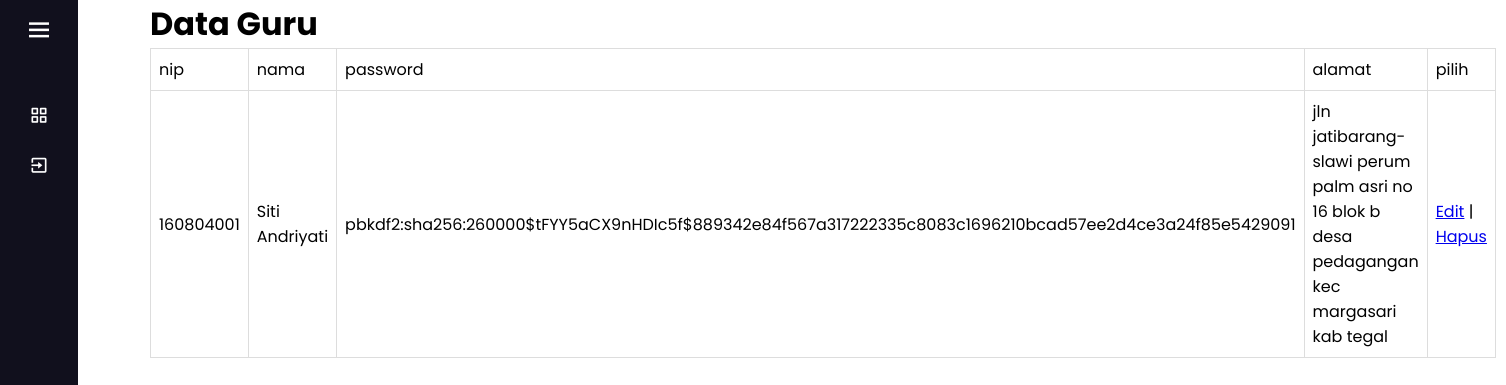
The page /guru (signed in) on the database its author committed.
### application/models.py (models this page shows)
class GURU(UserMixin, db.Model):
    NIP = db.Column(db.String(100), primary_key=True) # primary keys are required by SQLAlchemy
    Nama = db.Column(db.String(100))
    Password = db.Column(db.String(100))
    role = db.Column(db.String(100))
    Alamat = db.Column(db.String(1000))
    Token = db.Column(db.String(1000))

### application/main.py (the view)
@app.route('/guru')
@roles_required('admin')
def guru():
    guru= GURU.query.all()
    return render_template("dashboard/data_guru.html", guru=guru,name=current_user.nama)

### application/__init__.py (called while the page is built)
@login_manager.user_loader
def load_user(user_id):
        return ADMIN.query.get(int(user_id))

### application/main.py (called while the page is built)
def roles_required(*role_names):
    def decorator(original_route):
        @wraps(original_route)
        def decorated_route(*args, **kwargs):
            if not current_user.is_authenticated:
                print('The user is not authenticated.')
                return redirect(url_for('login'))
            print(current_user.role)
            print(role_names)
            if not current_user.role in role_names:
                print('The user does not have this role.')
                return redirect(url_for('login'))
            else:
                print('The user is in this role.')
                return original_route(*args, **kwargs)
        return decorated_route
    return decorator

### application/templates/dashboard/data_guru.html (shortened to what this page needs)
{% include 'dashboard/nav.html' %}
{% block content %}
<div class="container" style="margin-left: 150px;margin-right: 20px;">
    <div class="starter-template">
        <h1>Data Guru</h1>
        <table class="table table-striped">
            <thead>
                <tr>
                    <td>nip</td>
                    <td>nama</td>
                    <td>password</td>
                    <td>alamat</td>
                    <td>pilih</td>
                </tr>
            </thead>
            <tbody>
                {% for row in guru %}
                <tr>
                    <td>{{ row.NIP }}</td>
                    <td>{{ row.Nama }}</td>
                    <td>{{ row.Password }}</td>
                    <td>{{ row.Alamat }}</td></a>
                    <td><a href="/formupdate/{{row.NIP}}">Edit</a> | <a href="/deleteguru/{{row.NIP}}">Hapus</a>
                    </td>
                </tr>
                {% else %}
                <tr>
                    <td colspan="2">tidak ada data</td>
                </tr>
                {% endfor %}
            </tbody>
        </table>
    </div>
</div>
{% endblock %}

### application/static/css/header.css (style rules this page uses)
* { margin: 0; padding: 0; box-sizing: border-box; font-family: 'Poppins', sans-serif; }

### application/templates/dashboard/nav.html (style rules this page uses)
table { font-family: arial, sans-serif; border-collapse: collapse; width: 100%; }
td, th { border: 1px solid #dddddd; text-align: left; padding: 8px; }

### rows shown on the page
GURU: NIP "160804001", Nama "Siti Andriyati", Password "pbkdf2:sha256:260000$tFYY5aCX9nHDIc5f$889342e84f567a317222335c8083c1696210bcad57ee2d4ce3a24f85e5429091", Alamat "jln jatibarang-slawi perum palm asri no 16 blok b desa pedagangan kec margasari kab tegal"
